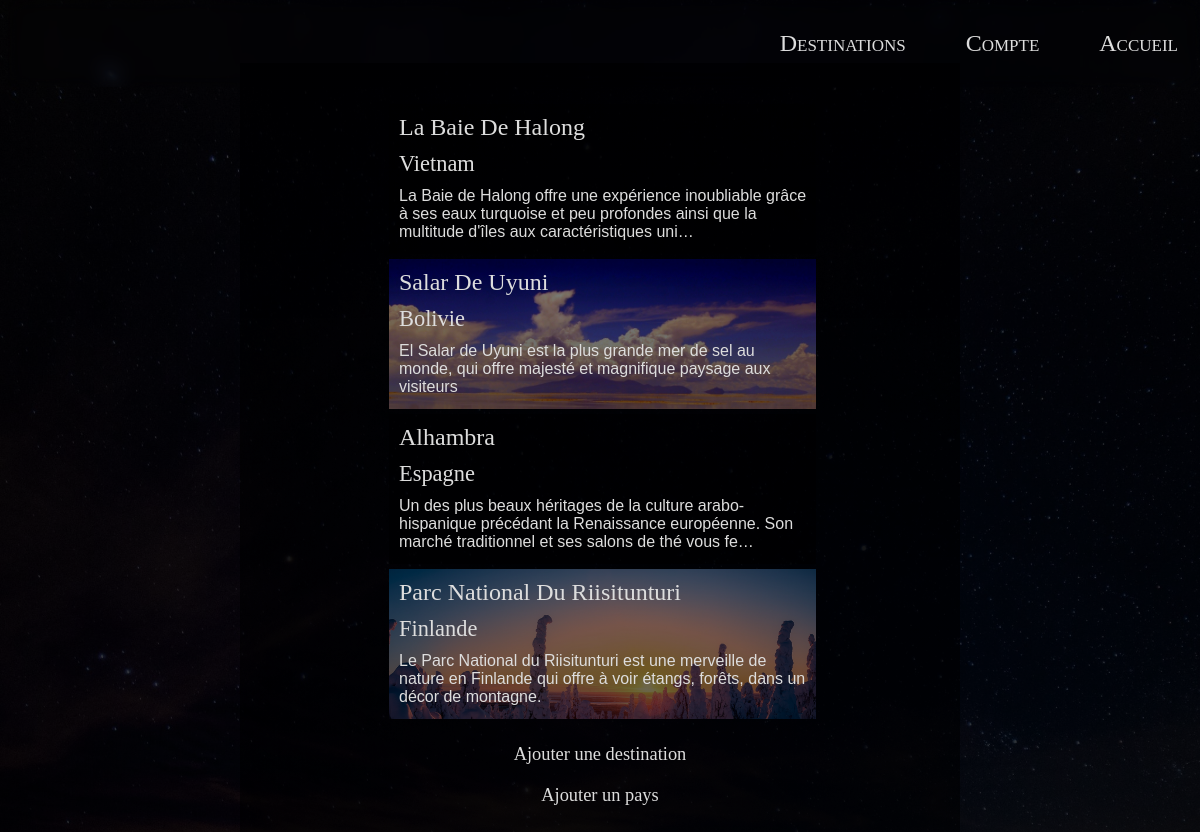
/destinations/, run on the app's committed database.
### destinations/models.py (models this page shows)
class Destination(models.Model):
    name = CharField(max_length = 255)
    country = ForeignKey(Country, on_delete = models.CASCADE)
    introduction = models.TextField()
    photo = models.ImageField(upload_to='static/img/')
    publisher = models.ForeignKey(User, on_delete = models.CASCADE, related_name = 'publisher')

class Country(models.Model):
    name = CharField(max_length = 255)
    region = models.ForeignKey(Region, on_delete = models.CASCADE)

### destinations/views.py (the view)
# urls.py: path('', views.index, name='destinations'),
def index(request):
    regions = Region.objects.all()
    countries = Country.objects.all()
    destinations = Destination.objects.all()
    return render(request, "destinations/index.html", {
		'user': request.user,
        'regions': regions,
        'countries': countries,
		'destinations': destinations,
	})

### destinations/templates/destinations/index.html
{% extends "home/base.html" %}
{% load static %}
{% block styling %}
	<link rel="stylesheet" type="text/css" href="{% static "destinations/index.css" %}">
{% endblock styling %}
{% block content %}
	<div class="all">
		<div class="card">
			<div class="destinations">
				{% for destination in destinations %}
					<a class="item" href="{% url "detail" destination.id %}"
						style="background-size:cover;background-image: linear-gradient(rgba(0, 0, 1, 0.5), rgba(0, 0, 1, 0.6)),
							url({{ destination.photo.url }});">
						<h1>{{ destination.name | title }}</h1>
						<h2>{{ destination.country.name | title }} </h2>
						<p>{{ destination.introduction | truncatechars_html:150 }}</p>
					</a>
				{% endfor %}
			</div>
			<div class=links>
				<a href="{% url "add_destination" %}"> Ajouter une destination </a>
			</div>
			<div class=links>
				<a href="{% url "add_country" %}">Ajouter un pays</a>
			</div>
		</div>
	</div>
{% endblock content %}

### home/templates/home/base.html (shortened to what this page needs)
{% load static %}
<!DOCTYPE html>
<html lang="fr">
    <head>
        <link rel="stylesheet" type="text/css" href="{% static "home/style.css" %}">
        {% block styling %}{% endblock styling %}
    </head>
    <body>
        <nav class="menu">
            <div>
                <a href="{% url 'destinations' %}">Destinations</a>
            </div>
            <div>
                <a href="{% url 'account' %}">Compte</a>
            </div>
            <div>
                <a href="{% url 'index' %}">Accueil</a>
            </div>
        </nav>
        {% block content %}{% endblock content %}
    </body>
</html>

### home/static/home/style.css (style rules this page uses)
*, *:before, *:after { -webkit-box-sizing: border-box; -moz-box-sizing: border-box; box-sizing: border-box; }
* { color: #ddd; }
nav.menu { width: 100%; position: fixed; top: 0%; font-family: Georgia; display: flex; flex-direction: row; justify-content: flex-end; backdrop-filter: blur(10px); }
nav.menu div { font-variant-caps: small-caps; font-size: 1.5em; text-decoration: none; text-align: center; margin: 0.25em; padding: 1em; }
nav.menu div a { text-decoration: none; }
h1, h2 { font-family: Georgia; margin-bottom: 10%; font-weight: lighter; }
p { font-size: 1.25rem; font-family: Helvetica; }

### destinations/static/destinations/index.css (style rules this page uses)
body { background-image: linear-gradient(rgba(0, 0, 1, 0.7), rgba(0, 0, 1, 0.8)), url("./img/pretty\ night.jpg"); background-attachment: fixed; background-repeat: no-repeat; background-size: cover; }
div.card { box-sizing: border-box; background-image: linear-gradient(rgba(0, 0, 1, 0.7), rgba(0, 0, 1, 0.6)); padding-top: 5%; padding-bottom: 5%; padding-left: 20%; padding-right: 20%; overflow-y: hidden; width: 100%; }
div.all { box-sizing: border-box; display: block; position: absolute; top: 7.5%; left: 20%; right: 20%; width: 60%; max-height: 60em; }
a.item { display: block; text-decoration: none; width: 100%; height: 150px; overflow-x: break-word; overflow-y: hidden; margin: 5px; }
h1 { font-size: 1.5em; margin: 10px; }
h2 { font-size: 1.4em; margin: 10px; }
p { font-size: 1em; font-weight: lighter; margin: 10px; }
div.links a:not(.item) { text-decoration: none; font-family: Georgia; font-size: 1.15em; margin: 10px; }
div.links { display: block; width: 100%; text-align: center; align-content: center; }
.destinations { width: 100%; max-height: 50em; overflow-y: scroll; overflow-x: hidden; }
div.links { margin-top: 20px; }

### data on the page
Destination: name "La Baie De Halong", country.name "Vietnam", introduction "La Baie de Halong offre une expérience inoubliable grâce à ses eaux turquoise et peu profondes ainsi que la multitude d'îles aux caractéristiques uni…"
Destination: photo (picture), name "Salar De Uyuni", country.name "Bolivie", introduction "El Salar de Uyuni est la plus grande mer de sel au monde, qui offre majesté et magnifique paysage aux visiteurs"
Destination: name "Alhambra", country.name "Espagne", introduction "Un des plus beaux héritages de la culture arabo-hispanique précédant la Renaissance européenne. Son marché traditionnel et ses salons de thé vous fe…"
Destination: photo (picture), name "Parc National Du Riisitunturi", country.name "Finlande", introduction "Le Parc National du Riisitunturi est une merveille de nature en Finlande qui offre à voir étangs, forêts, dans un décor de montagne."
